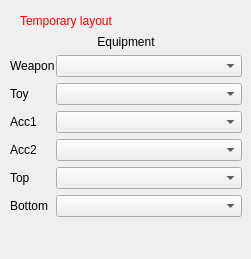
      <widget class="QWidget" name="Inv_tab">
       <attribute name="title">
        <string notr="true">Inventory</string>
       </attribute>
       <widget class="QWidget" name="layoutWidget">
        <property name="geometry">
         <rect>
          <x>10</x>
          <y>30</y>
          <width>232</width>
          <height>220</height>
         </rect>
        </property>
        <layout class="QFormLayout" name="formLayout">
         <property name="horizontalSpacing">
          <number>1</number>
         </property>
         <property name="verticalSpacing">
          <number>6</number>
         </property>
         <property name="topMargin">
          <number>5</number>
         </property>
         <item row="0" column="0" colspan="2">
          <widget class="QLabel" name="label_13">
           <property name="text">
            <string notr="true">Equipment</string>
           </property>
           <property name="alignment">
            <set>Qt::AlignCenter</set>
           </property>
          </widget>
         </item>
         <item row="1" column="0">
          <widget class="QLabel" name="label_9">
           <property name="text">
            <string notr="true">Weapon</string>
           </property>
          </widget>
         </item>
         <item row="1" column="1">
          <widget class="QComboBox" name="weapon">
           <property name="enabled">
            <bool>true</bool>
           </property>
           <property name="styleSheet">
            <string notr="true"/>
           </property>
          </widget>
         </item>
         <item row="2" column="0">
          <widget class="QLabel" name="label_14">
           <property name="styleSheet">
            <string notr="true"/>
           </property>
           <property name="text">
            <string notr="true">Toy</string>
           </property>
          </widget>
         </item>
         <item row="2" column="1">
          <widget class="QComboBox" name="toy">
           <property name="enabled">
            <bool>true</bool>
           </property>
          </widget>
         </item>
         <item row="3" column="0">
          <widget class="QLabel" name="label">
           <property name="toolTip">
            <string notr="true"/>
           </property>
           <property name="text">
            <string notr="true">Acc1</string>
           </property>
          </widget>
         </item>
         <item row="3" column="1">
          <widget class="QComboBox" name="acc1">
           <property name="toolTipDuration">
            <number>-1</number>
           </property>
           <property name="statusTip">
            <string notr="true"/>
           </property>
           <property name="whatsThis">
            <string notr="true"/>
           </property>
           <property name="accessibleName">
            <string notr="true"/>
           </property>
           <property name="accessibleDescription">
            <string notr="true"/>
           </property>
           <property name="currentText">
            <string notr="true"/>
           </property>
           <property name="currentIndex">
            <number>-1</number>
           </property>
           <property name="minimumContentsLength">
            <number>4</number>
           </property>
          </widget>
         </item>
         <item row="4" column="0">
          <widget class="QLabel" name="label_2">
           <property name="text">
            <string notr="true">Acc2</string>
           </property>
          </widget>
         </item>
         <item row="4" column="1">
          <widget class="QComboBox" name="acc2">
           <property name="currentText">
            <string notr="true"/>
           </property>
           <property name="currentIndex">
            <number>-1</number>
           </property>
          </widget>
         </item>
         <item row="5" column="0">
          <widget class="QLabel" name="label_5">
           <property name="text">
            <string notr="true">Top</string>
           </property>
          </widget>
         </item>
         <item row="5" column="1">
          <widget class="QComboBox" name="armTop">
           <property name="currentText">
            <string notr="true"/>
           </property>
          </widget>
         </item>
         <item row="6" column="0">
          <widget class="QLabel" name="label_6">
           <property name="text">
            <string notr="true">Bottom</string>
           </property>
          </widget>
         </item>
         <item row="6" column="1">
          <widget class="QComboBox" name="armBot">
           <property name="currentText">
            <string notr="true"/>
           </property>
          </widget>
         </item>
        </layout>
       </widget>
       <widget class="QLabel" name="label_52">
        <property name="geometry">
         <rect>
          <x>20</x>
          <y>10</y>
          <width>121</width>
          <height>21</height>
         </rect>
        </property>
        <property name="styleSheet">
         <string notr="true">font: 12pt &quot;Segoe UI Semilight&quot;;
color: rgb(255, 0, 0);</string>
        </property>
        <property name="text">
         <string notr="true">Temporary layout</string>
        </property>
       </widget>
      </widget>
